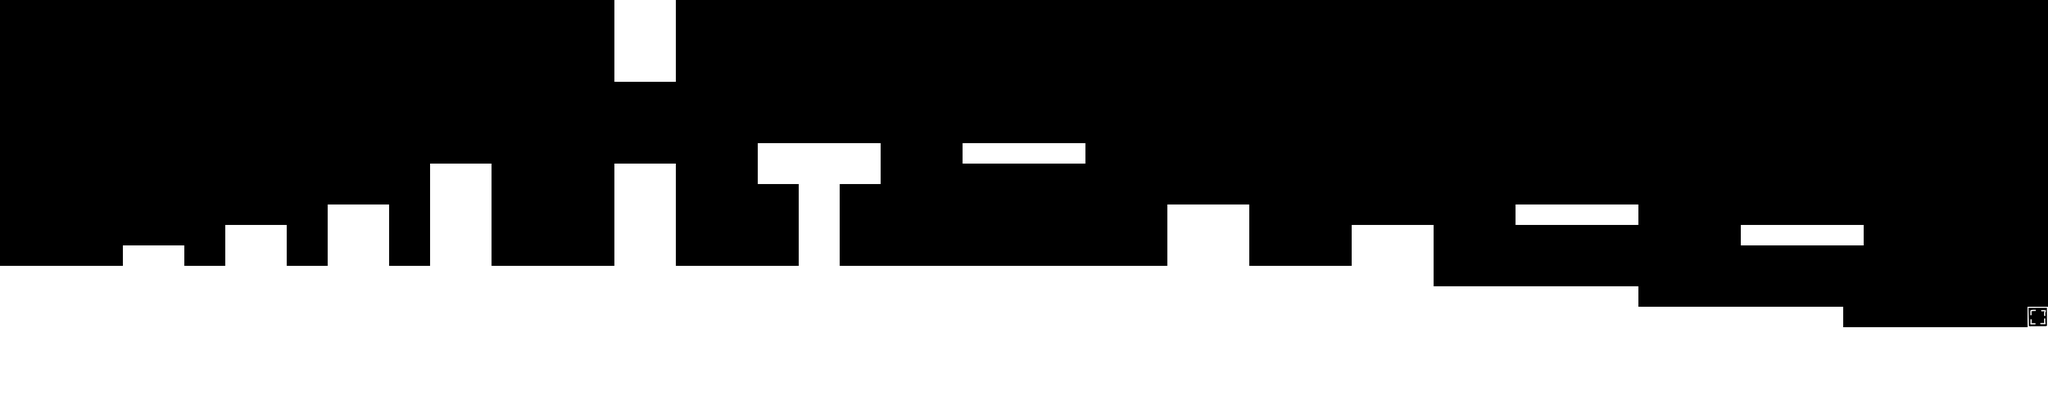

This game map was drawn from its Tiled (.tmx) file and the tilesets committed beside it. A one-line description and the full map source follow:
An orthogonal 100x20 tile map with 32x32 px tiles, 1 tile layer (SolidTerrain) and 7 objects (4x Monster, Player, Wolf, exit).

<map version="1.10" tiledversion="1.10.2" orientation="orthogonal" renderorder="right-down" width="100" height="20" tilewidth="32" tileheight="32" infinite="0" nextlayerid="3" nextobjectid="10">
 <tileset firstgid="1" source="blocks.tsx" />
 <layer id="1" name="SolidTerrain" width="100" height="20">
  <properties>
   <property name="tileset" value="blocks" />
  </properties>
  <data encoding="csv">
0,0,0,0,0,0,0,0,0,0,0,0,0,0,0,0,0,0,0,0,0,0,0,0,0,0,0,0,0,0,7,7,7,0,0,0,0,0,0,0,0,0,0,0,0,0,0,0,0,0,0,0,0,0,0,0,0,0,0,0,0,0,0,0,0,0,0,0,0,0,0,0,0,0,0,0,0,0,0,0,0,0,0,0,0,0,0,0,0,0,0,0,0,0,0,0,0,0,0,0,
0,0,0,0,0,0,0,0,0,0,0,0,0,0,0,0,0,0,0,0,0,0,0,0,0,0,0,0,0,0,7,7,7,0,0,0,0,0,0,0,0,0,0,0,0,0,0,0,0,0,0,0,0,0,0,0,0,0,0,0,0,0,0,0,0,0,0,0,0,0,0,0,0,0,0,0,0,0,0,0,0,0,0,0,0,0,0,0,0,0,0,0,0,0,0,0,0,0,0,0,
0,0,0,0,0,0,0,0,0,0,0,0,0,0,0,0,0,0,0,0,0,0,0,0,0,0,0,0,0,0,7,7,7,0,0,0,0,0,0,0,0,0,0,0,0,0,0,0,0,0,0,0,0,0,0,0,0,0,0,0,0,0,0,0,0,0,0,0,0,0,0,0,0,0,0,0,0,0,0,0,0,0,0,0,0,0,0,0,0,0,0,0,0,0,0,0,0,0,0,0,
0,0,0,0,0,0,0,0,0,0,0,0,0,0,0,0,0,0,0,0,0,0,0,0,0,0,0,0,0,0,7,7,7,0,0,0,0,0,0,0,0,0,0,0,0,0,0,0,0,0,0,0,0,0,0,0,0,0,0,0,0,0,0,0,0,0,0,0,0,0,0,0,0,0,0,0,0,0,0,0,0,0,0,0,0,0,0,0,0,0,0,0,0,0,0,0,0,0,0,0,
0,0,0,0,0,0,0,0,0,0,0,0,0,0,0,0,0,0,0,0,0,0,0,0,0,0,0,0,0,0,0,0,0,0,0,0,0,0,0,0,0,0,0,0,0,0,0,0,0,0,0,0,0,0,0,0,0,0,0,0,0,0,0,0,0,0,0,0,0,0,0,0,0,0,0,0,0,0,0,0,0,0,0,0,0,0,0,0,0,0,0,0,0,0,0,0,0,0,0,0,
0,0,0,0,0,0,0,0,0,0,0,0,0,0,0,0,0,0,0,0,0,0,0,0,0,0,0,0,0,0,0,0,0,0,0,0,0,0,0,0,0,0,0,0,0,0,0,0,0,0,0,0,0,0,0,0,0,0,0,0,0,0,0,0,0,0,0,0,0,0,0,0,0,0,0,0,0,0,0,0,0,0,0,0,0,0,0,0,0,0,0,0,0,0,0,0,0,0,0,0,
0,0,0,0,0,0,0,0,0,0,0,0,0,0,0,0,0,0,0,0,0,0,0,0,0,0,0,0,0,0,0,0,0,0,0,0,0,0,0,0,0,0,0,0,0,0,0,0,0,0,0,0,0,0,0,0,0,0,0,0,0,0,0,0,0,0,0,0,0,0,0,0,0,0,0,0,0,0,0,0,0,0,0,0,0,0,0,0,0,0,0,0,0,0,0,0,0,0,0,0,
0,0,0,0,0,0,0,0,0,0,0,0,0,0,0,0,0,0,0,0,0,0,0,0,0,0,0,0,0,0,0,0,0,0,0,0,0,7,7,7,7,7,7,0,0,0,0,7,7,7,7,7,7,0,0,0,0,0,0,0,0,0,0,0,0,0,0,0,0,0,0,0,0,0,0,0,0,0,0,0,0,0,0,0,0,0,0,0,0,0,0,0,0,0,0,0,0,0,0,0,
0,0,0,0,0,0,0,0,0,0,0,0,0,0,0,0,0,0,0,0,0,7,7,7,0,0,0,0,0,0,7,7,7,0,0,0,0,7,7,7,7,7,7,0,0,0,0,0,0,0,0,0,0,0,0,0,0,0,0,0,0,0,0,0,0,0,0,0,0,0,0,0,0,0,0,0,0,0,0,0,0,0,0,0,0,0,0,0,0,0,0,0,0,0,0,0,0,0,0,0,
0,0,0,0,0,0,0,0,0,0,0,0,0,0,0,0,0,0,0,0,0,7,7,7,0,0,0,0,0,0,7,7,7,0,0,0,0,0,0,7,7,0,0,0,0,0,0,0,0,0,0,0,0,0,0,0,0,0,0,0,0,0,0,0,0,0,0,0,0,0,0,0,0,0,0,0,0,0,0,0,0,0,0,0,0,0,0,0,0,0,0,0,0,0,0,0,0,0,0,0,
0,0,0,0,0,0,0,0,0,0,0,0,0,0,0,0,7,7,7,0,0,7,7,7,0,0,0,0,0,0,7,7,7,0,0,0,0,0,0,7,7,0,0,0,0,0,0,0,0,0,0,0,0,0,0,0,0,7,7,7,7,0,0,0,0,0,0,0,0,0,0,0,0,0,7,7,7,7,7,7,0,0,0,0,0,0,0,0,0,0,0,0,0,0,0,0,0,0,0,0,
0,0,0,0,0,0,0,0,0,0,0,7,7,7,0,0,7,7,7,0,0,7,7,7,0,0,0,0,0,0,7,7,7,0,0,0,0,0,0,7,7,0,0,0,0,0,0,0,0,0,0,0,0,0,0,0,0,7,7,7,7,0,0,0,0,0,7,7,7,7,0,0,0,0,0,0,0,0,0,0,0,0,0,0,0,7,7,7,7,7,7,0,0,0,0,0,0,0,0,0,
0,0,0,0,0,0,7,7,7,0,0,7,7,7,0,0,7,7,7,0,0,7,7,7,0,0,0,0,0,0,7,7,7,0,0,0,0,0,0,7,7,0,0,0,0,0,0,0,0,0,0,0,0,0,0,0,0,7,7,7,7,0,0,0,0,0,7,7,7,7,0,0,0,0,0,0,0,0,0,0,0,0,0,0,0,0,0,0,0,0,0,0,0,0,0,0,0,0,0,0,
7,7,7,7,7,7,7,7,7,7,7,7,7,7,7,7,7,7,7,7,7,7,7,7,7,7,7,7,7,7,7,7,7,7,7,7,7,7,7,7,7,7,7,7,7,7,7,7,7,7,7,7,7,7,7,7,7,7,7,7,7,7,7,7,7,7,7,7,7,7,0,0,0,0,0,0,0,0,0,0,0,0,0,0,0,0,0,0,0,0,0,0,0,0,0,0,0,0,0,0,
7,7,7,7,7,7,7,7,7,7,7,7,7,7,7,7,7,7,7,7,7,7,7,7,7,7,7,7,7,7,7,7,7,7,7,7,7,7,7,7,7,7,7,7,7,7,7,7,7,7,7,7,7,7,7,7,7,7,7,7,7,7,7,7,7,7,7,7,7,7,7,7,7,7,7,7,7,7,7,7,0,0,0,0,0,0,0,0,0,0,0,0,0,0,0,0,0,0,0,0,
7,7,7,7,7,7,7,7,7,7,7,7,7,7,7,7,7,7,7,7,7,7,7,7,7,7,7,7,7,7,7,7,7,7,7,7,7,7,7,7,7,7,7,7,7,7,7,7,7,7,7,7,7,7,7,7,7,7,7,7,7,7,7,7,7,7,7,7,7,7,7,7,7,7,7,7,7,7,7,7,7,7,7,7,7,7,7,7,7,7,0,0,0,0,0,0,0,0,0,1,
7,7,7,7,7,7,7,7,7,7,7,7,7,7,7,7,7,7,7,7,7,7,7,7,7,7,7,7,7,7,7,7,7,7,7,7,7,7,7,7,7,7,7,7,7,7,7,7,7,7,7,7,7,7,7,7,7,7,7,7,7,7,7,7,7,7,7,7,7,7,7,7,7,7,7,7,7,7,7,7,7,7,7,7,7,7,7,7,7,7,7,7,7,7,7,7,7,7,7,7,
7,7,7,7,7,7,7,7,7,7,7,7,7,7,7,7,7,7,7,7,7,7,7,7,7,7,7,7,7,7,7,7,7,7,7,7,7,7,7,7,7,7,7,7,7,7,7,7,7,7,7,7,7,7,7,7,7,7,7,7,7,7,7,7,7,7,7,7,7,7,7,7,7,7,7,7,7,7,7,7,7,7,7,7,7,7,7,7,7,7,7,7,7,7,7,7,7,7,7,7,
7,7,7,7,7,7,7,7,7,7,7,7,7,7,7,7,7,7,7,7,7,7,7,7,7,7,7,7,7,7,7,7,7,7,7,7,7,7,7,7,7,7,7,7,7,7,7,7,7,7,7,7,7,7,7,7,7,7,7,7,7,7,7,7,7,7,7,7,7,7,7,7,7,7,7,7,7,7,7,7,7,7,7,7,7,7,7,7,7,7,7,7,7,7,7,7,7,7,7,7,
7,7,7,7,7,7,7,7,7,7,7,7,7,7,7,7,7,7,7,7,7,7,7,7,7,7,7,7,7,7,7,7,7,7,7,7,7,7,7,7,7,7,7,7,7,7,7,7,7,7,7,7,7,7,7,7,7,7,7,7,7,7,7,7,7,7,7,7,7,7,7,7,7,7,7,7,7,7,7,7,7,7,7,7,7,7,7,7,7,7,7,7,7,7,7,7,7,7,7,7
</data>
 </layer>
 <objectgroup id="2" name="objects">
  <object id="3" name="Player" type="Player" x="-0.593032" y="349.296" width="32" height="64" />
  <object id="4" name="Monster" type="Monster" x="1828" y="250" width="32" height="64" />
  <object id="5" name="Monster" type="Monster" x="2112" y="282" width="32" height="64" />
  <object id="6" name="Monster" type="Monster" x="2372" y="254" width="32" height="64" />
  <object id="7" name="Monster" type="Monster" x="520" y="254" width="32" height="64" />
  <object id="8" name="Wolf" type="Wolf" x="356" y="312" width="64" height="32" />
  <object id="9" name="exit" type="exit" x="3164" y="480" width="32" height="32" />
 </objectgroup>
</map>